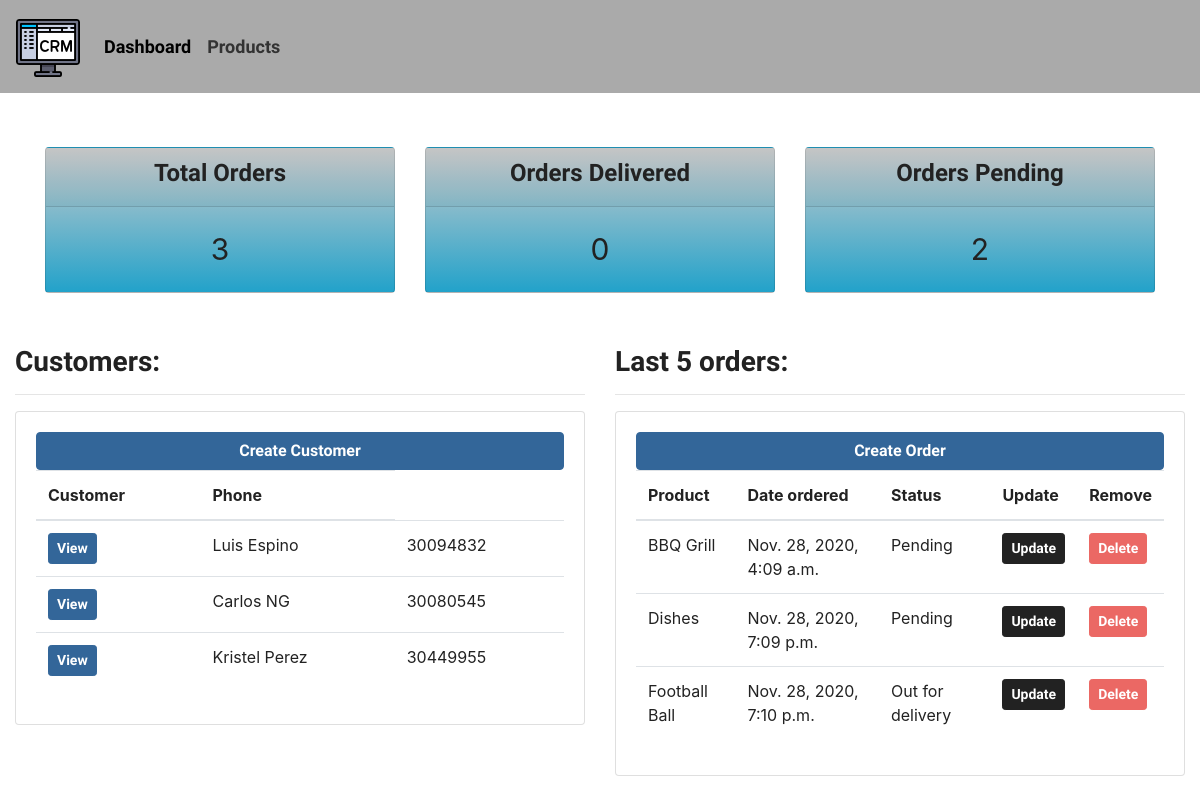
The page / on the database its author committed.
### accounts/models.py (models this page shows, shortened)
class Customer(models.Model):
    name = models.CharField(max_length=100, null=True)
    phone = models.CharField(max_length=100, null=True)
    email = models.CharField(max_length=200, null=True)
    date_created = models.DateTimeField(auto_now_add=True, null=True)

class Order(models.Model):
    STATUS = (
        ('Pending', 'Pending'),
        ('Out for delivery', 'Out for delivery'),
        ('Delivered', 'Delivered')
    )
    customer = models.ForeignKey(Customer, null=True, on_delete=models.SET_NULL)
    product = models.ForeignKey(Product, null=True, on_delete=models.SET_NULL)
    status = models.CharField(max_length=100, choices=STATUS)
    date_created = models.DateTimeField(auto_now_add=True, null=True)

class Product(models.Model):
    CATEGORY = (
        ('Indoor', 'Indoor'),
        ('Out door', 'Out door')
    )
    name = models.CharField(max_length=100, null=True)
    price = models.FloatField(null=True, default= 0.0)
    category = models.CharField(max_length=200, null=True, choices=CATEGORY)
    description = models.CharField(max_length=255, null=True, blank=True)
    date_created = models.DateTimeField(auto_now_add=True, null=True)
    tags = models.ManyToManyField(Tag)
    def __str__(self):
        return self.name

### accounts/views.py (the view)
# urls.py: path('', home, name="home"),
def home(request):
    orders = Order.objects.all()
    customers = Customer.objects.all()
    total_customers = customers.count()
    total_orders = orders.count()
    orders_delivered = orders.filter(status='Devlivered').count()
    orders_pending = orders.filter(status='Pending').count()
    context = {
        'orders': orders,
        'customers': customers,
        'total_orders': total_orders,
        'orders_delivered': orders_delivered,
        'orders_pending': orders_pending,
    }
    return render(request, 'accounts/dashboard.html', context)

### accounts/templates/accounts/dashboard.html
{% extends 'accounts/main.html' %}
{% block content %}
{% include 'accounts/status.html' %}
<br>
<div class="container-fluid m-10">
    <div class="row">
        <div class="col-md-6">
            <h3>Customers:</h3>
            <hr>
            <div class="card">
                <div class="card-body">
                    <a class="btn btn-info btn-block">Create Customer</a>
                    <table class="table">
                        <thead>
                            <tr>
                                <th scope="col">
                                    Customer
                                </th>
                                <th scope="col">
                                    Phone
                                </th>
                            </tr>
                            {% for customer in customers %}
                            <tr>
                                <td><a class="btn btn-sm btn-info" href="{% url 'customer' customer.id %}">View</a></td>
                                <td>{{customer.name}}</td>
                                <td>{{customer.phone}}</td>
                            </tr>
                            {% endfor %}
                        </thead>
                    </table>
                </div>
            </div>
        </div>
        <div class="col-6">
            <h3>Last 5 orders:</h3>
            <hr>
            <div class="card">
                <div class="card-body">
                    <a  href="{% url 'create_order' %}" class="btn btn-info btn-block">Create Order</a>
                    <table class="table">
                        <thead>
                            <tr>
                                <th scope="col">
                                    Product
                                </th>
                                <th scope="col">
                                    Date ordered
                                </th>
                                <th scope="col">
                                    Status
                                </th>
                                <th scope="col">
                                    Update
                                </th>
                                <th scope="col">
                                    Remove
                                </th>
                            </tr>
                            {% for order in orders %}
                            <tr class="order">
                                <td>{{order.product}}</td>
                                <td>{{order.date_created}}</td>
                                <td>{{order.status}}</td>
                                <td><a class="btn btn-sm btn-dark" href="{% url 'update_order' order.id %}">Update</a></td>
                                <td><a class="btn btn-sm btn-primary" href="{% url 'delete_order' order.id %}">Delete</a></td>
                            </tr>
                            {% endfor %}
                        </thead>
                    </table>
                </div>
            </div>
        </div>
    </div>
</div>
{% endblock %}

### rows shown on the page
Customer: name "Luis Espino", phone "30094832"
Customer: name "Carlos NG", phone "30080545"
Customer: name "Kristel Perez", phone "30449955"
Order: product "BBQ Grill", date_created "Nov. 28, 2020, 4:09 a.m.", status "Pending"
Order: product "Dishes", date_created "Nov. 28, 2020, 7:09 p.m.", status "Pending"
Order: product "Football Ball", date_created "Nov. 28, 2020, 7:10 p.m.", status "Out for delivery"

### other values the page prints
{{ total_orders }} "3"
{{ orders_delivered }} "0"
{{ orders_pending }} "2"
